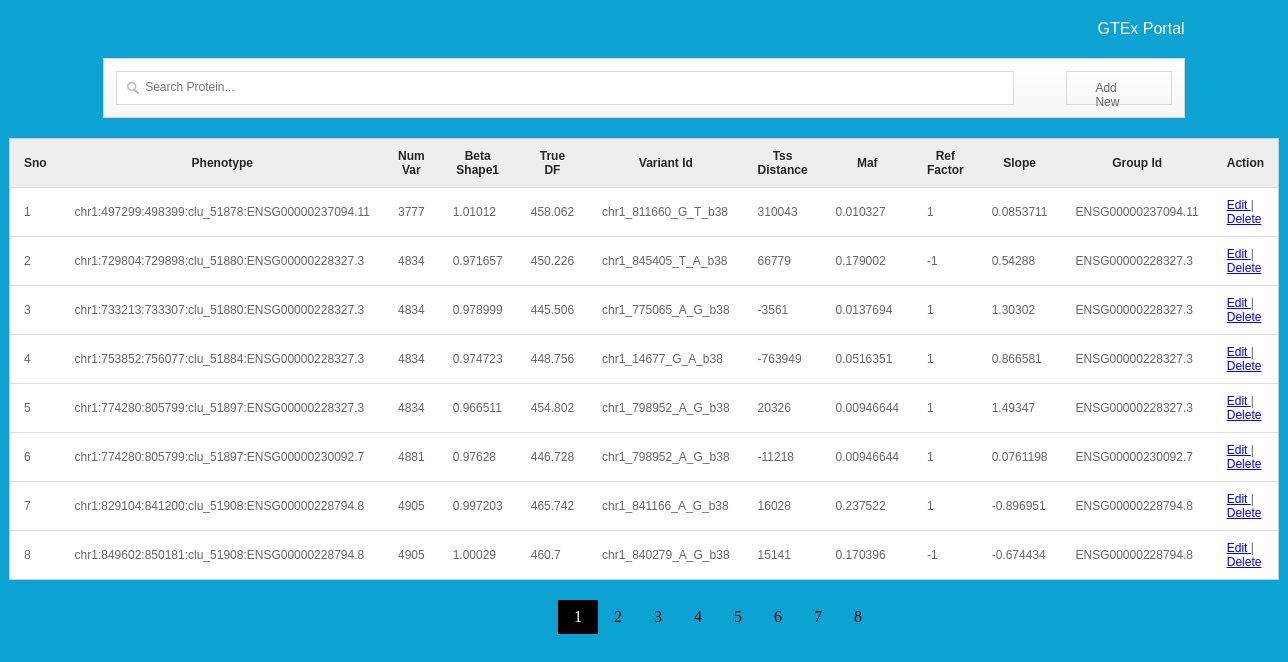
The page / on the database its author committed.
### tables this page shows
CREATE TABLE IF NOT EXISTS `mydb` (
  `Sno` int(11) NOT NULL,
  `phenotype_id` text NOT NULL,
  `num_var` text NOT NULL,
  `beta_shape1` text NOT NULL,
  `true_df` text NOT NULL,
  `variant_id` text NOT NULL,
  `tss_distance` text NOT NULL,
  `maf` text NOT NULL,
  `ref_factor` text NOT NULL,
  `slope` text NOT NULL,
  `group_id` text NOT NULL
);

### index.php (the view, shortened to what this page needs)
<link rel="stylesheet" href="https://cdnjs.cloudflare.com/ajax/libs/font-awesome/4.7.0/css/font-awesome.min.css">
<link href="src/facebox.css" media="screen" rel="stylesheet" type="text/css" />
<div id="log">
GTEx Portal
</div>
<div id="formdesign">
<input type="text" name="filter" value="" id="filter" placeholder="Search Protein..." autocomplete="off" />
<a rel="facebox" href="add.php" id="add">Add New</a>
</div>
<table cellspacing="0" cellpadding="2" id="resultTable">
<thead>
	<tr>
		<th>Sno</th>
		<th>Phenotype</th>
		<th>Num Var</th>
		<th>Beta Shape1</th>
		<th>True DF</th>
		<th>Variant Id</th>
		<th>Tss Distance</th>
		<th>Maf</th>
		<th>Ref Factor</th>
		<th>Slope</th>
		<th>Group Id</th>
		<th>Action</th>
	</tr>
</thead>
<tbody>
	<?php
	if (isset($_GET['pageno'])) {
            $pageno = $_GET['pageno'];
        } else {
            $pageno = 1;
        }
        $no_of_records_per_page = 8;
        $offset = ($pageno-1) * $no_of_records_per_page;
		include('connect.php');
		$total_pages_sql = $db->prepare("SELECT COUNT(*) FROM mydb");
        $total_pages_sql->execute();
        $total_rows = $total_pages_sql->fetch();
        $total_pages = ceil($total_rows['COUNT(*)'] / $no_of_records_per_page);
		$result = $db->prepare("SELECT * FROM mydb LIMIT $offset, $no_of_records_per_page");
		$result->execute();
		for($i=0; $row = $result->fetch(); $i++){
	?>
	<tr class="record">
		<td><?php echo $row['Sno']; ?></td>
		<td><?php echo $row['phenotype_id']; ?></td>
		<td><?php echo $row['num_var']; ?></td>
		<td><?php echo $row['beta_shape1']; ?></td>
		<td><?php echo $row['true_df']; ?></td>
		<td><?php echo $row['variant_id']; ?></td>
		<td><?php echo $row['tss_distance']; ?></td>
		<td><?php echo $row['maf']; ?></td>
		<td><?php echo $row['ref_factor']; ?></td>
		<td><?php echo $row['slope']; ?></td>
		<td><?php echo $row['group_id']; ?></td>
		<td><a rel="facebox" href="editform.php?Sno=<?php echo $row['Sno']; ?>" title="Click To Edit"> Edit </a> | <a href="#" id="<?php echo $row['Sno']; ?>" class="delbutton" title="Click To Delete">Delete</a></td>
	</tr>
	<?php
		}
	?>
</tbody>
</table>
<div class="pagination">
<?php
for($i = 1;$i<=$total_pages;$i++){
	if($i == $pageno)
	echo '<a class="active">'.$i.'</a>';
	else
	echo '<a href="/recordmanagement/main/index.php?pageno='.$i.'">'.$i.'</a>';
}
?>
</div>

### index.php (style rules this page uses)
table { border-collapse: separate; background-color: #FFFFFF; border-spacing: 0; width: 85%; color: #666666; text-shadow: 0 1px 0 #FFFFFF; border: 1px solid #CCCCCC; box-shadow: 0; margin: 0 auto;font-family: arial; }
table thead tr th { background: none repeat scroll 0 0 #EEEEEE; color: #222222; padding: 10px 14px; text-align: centre; border-top: 0 none; font-size: 12px; }
table tbody tr td { background-color: #FFFFFF; font-size: 12px; text-align: left; padding: 10px 14px; border-top: 1px solid #DDDDDD; }
#log { width: 85%; color: #FFFFFF; text-align: right; margin: 20px auto; font-family: arial; }
#formdesign { background: linear-gradient(to bottom, #FFFFFF 0%, #F6F6F6 100%) repeat scroll 0 0 rgba(0, 0, 0, 0); border: 1px solid #D5D5D5; padding: 12px; position: relative; margin: 20px auto; width: 83%; clear: both; height: 34px; }
#filter { -moz-box-sizing: border-box; background: url("img/big_search.png") no-repeat scroll 10px 10px #FFFFFF; box-shadow: none; display: block; font-size: 12px; height: 34px; padding: 9px 140px 9px 28px;display: block; font-size: 12px; height: 34px; padding: 9px 140px 9px 28px; width: 85%; border: 1px solid #DADADA; transition: border 0.2s linear 0s, box-shadow 0.2s linear 0s; padding-top: 6px; float: left; }
#add { float: right; width: 4.5%; display: block; font-size: 12px; height: 14px; padding: 9px 28px 9px 28px; border: 1px solid #DADADA; }
a#add { text-decoration: none; color: #666666; font-family: arial; font-size: 12px; }
.pagination a { color:black; float:left; padding:8px 16px; text-decoration:none; transition:background-color .3s }
.pagination a.active { background-color:#000000; color:#fff; }
.pagination { text-align: center; margin-top:20px; margin-left: 550px; }

### rows shown on the page
mydb: Sno "1", phenotype "chr1:497299:498399:clu_51878:ENSG00000237094.11", num_var "3777", beta_shape1 "1.01012", true_df "458.062", variant "chr1_811660_G_T_b38", tss_distance "310043", maf "0.010327", ref_factor "1", slope "0.0853711", group "ENSG00000237094.11"
mydb: Sno "2", phenotype "chr1:729804:729898:clu_51880:ENSG00000228327.3", num_var "4834", beta_shape1 "0.971657", true_df "450.226", variant "chr1_845405_T_A_b38", tss_distance "66779", maf "0.179002", ref_factor "-1", slope "0.54288", group "ENSG00000228327.3"
mydb: Sno "3", phenotype "chr1:733213:733307:clu_51880:ENSG00000228327.3", num_var "4834", beta_shape1 "0.978999", true_df "445.506", variant "chr1_775065_A_G_b38", tss_distance "-3561", maf "0.0137694", ref_factor "1", slope "1.30302", group "ENSG00000228327.3"
mydb: Sno "4", phenotype "chr1:753852:756077:clu_51884:ENSG00000228327.3", num_var "4834", beta_shape1 "0.974723", true_df "448.756", variant "chr1_14677_G_A_b38", tss_distance "-763949", maf "0.0516351", ref_factor "1", slope "0.866581", group "ENSG00000228327.3"
mydb: Sno "5", phenotype "chr1:774280:805799:clu_51897:ENSG00000228327.3", num_var "4834", beta_shape1 "0.966511", true_df "454.802", variant "chr1_798952_A_G_b38", tss_distance "20326", maf "0.00946644", ref_factor "1", slope "1.49347", group "ENSG00000228327.3"
mydb: Sno "6", phenotype "chr1:774280:805799:clu_51897:ENSG00000230092.7", num_var "4881", beta_shape1 "0.97628", true_df "446.728", variant "chr1_798952_A_G_b38", tss_distance "-11218", maf "0.00946644", ref_factor "1", slope "0.0761198", group "ENSG00000230092.7"
mydb: Sno "7", phenotype "chr1:829104:841200:clu_51908:ENSG00000228794.8", num_var "4905", beta_shape1 "0.997203", true_df "465.742", variant "chr1_841166_A_G_b38", tss_distance "16028", maf "0.237522", ref_factor "1", slope "-0.896951", group "ENSG00000228794.8"
mydb: Sno "8", phenotype "chr1:849602:850181:clu_51908:ENSG00000228794.8", num_var "4905", beta_shape1 "1.00029", true_df "460.7", variant "chr1_840279_A_G_b38", tss_distance "15141", maf "0.170396", ref_factor "-1", slope "-0.674434", group "ENSG00000228794.8"
